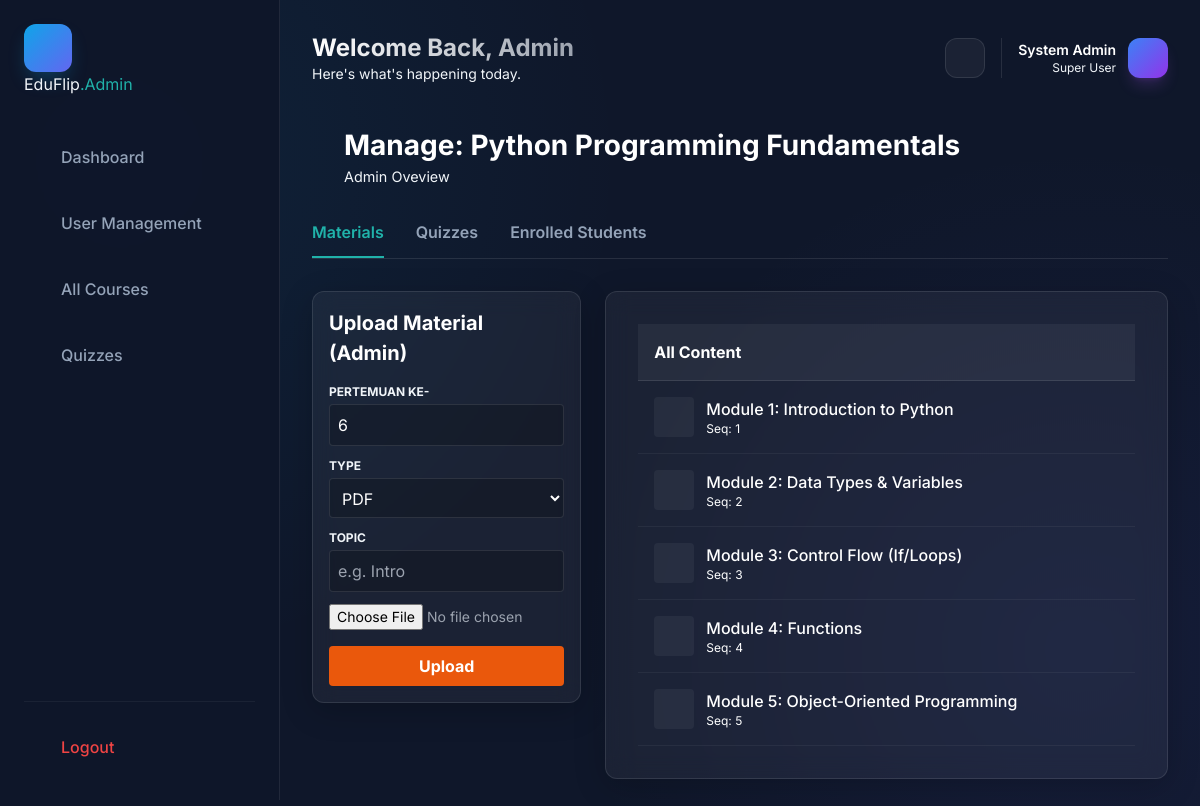
The app's page /web/public/admin/manage_course.php?id=3 (signed in) with its own data.
### tables this page shows
CREATE TABLE `courses` (
  `id` int NOT NULL AUTO_INCREMENT,
  `course_code` varchar(20) NOT NULL,
  `course_name` varchar(255) NOT NULL,
  `description` text,
  `thumbnail` varchar(255) DEFAULT NULL,
  `created_by` int NOT NULL,
  `category` enum('general','curriculum') DEFAULT 'general',
  `status` enum('draft','published','archived') DEFAULT 'draft',
  `created_at` timestamp NULL DEFAULT CURRENT_TIMESTAMP,
  `updated_at` timestamp NULL DEFAULT CURRENT_TIMESTAMP ON UPDATE CURRENT_TIMESTAMP,
  PRIMARY KEY (`id`),
  UNIQUE KEY `course_code` (`course_code`),
  KEY `created_by` (`created_by`),
  KEY `idx_status` (`status`),
  CONSTRAINT `courses_ibfk_1` FOREIGN KEY (`created_by`) REFERENCES `users` (`id`) ON DELETE CASCADE
);

CREATE TABLE `materials` (
  `id` int NOT NULL AUTO_INCREMENT,
  `course_id` int NOT NULL,
  `title` varchar(255) NOT NULL,
  `description` text,
  `file_path` varchar(500) DEFAULT NULL,
  `file_type` enum('pdf','video','slide','text','url') NOT NULL,
  `file_size` int DEFAULT NULL,
  `order_sequence` int DEFAULT '0',
  `prerequisite_material_id` int DEFAULT NULL,
  `requires_quiz_pass` tinyint(1) DEFAULT '0',
  `minimum_quiz_score` int DEFAULT '70',
  `uploaded_by` int NOT NULL,
  `status` enum('draft','published') DEFAULT 'published',
  `created_at` timestamp NULL DEFAULT CURRENT_TIMESTAMP,
  `updated_at` timestamp NULL DEFAULT CURRENT_TIMESTAMP ON UPDATE CURRENT_TIMESTAMP,
  PRIMARY KEY (`id`),
  KEY `prerequisite_material_id` (`prerequisite_material_id`),
  KEY `uploaded_by` (`uploaded_by`),
  KEY `idx_course` (`course_id`),
  KEY `idx_order` (`order_sequence`),
  CONSTRAINT `materials_ibfk_1` FOREIGN KEY (`course_id`) REFERENCES `courses` (`id`) ON DELETE CASCADE,
  CONSTRAINT `materials_ibfk_2` FOREIGN KEY (`prerequisite_material_id`) REFERENCES `materials` (`id`) ON DELETE SET NULL,
  CONSTRAINT `materials_ibfk_3` FOREIGN KEY (`uploaded_by`) REFERENCES `users` (`id`)
);

### web/public/admin/manage_course.php (the view, shortened to what this page needs)
<?php
require_once '../../includes/auth.php';
$course_id = $_GET['id'] ?? 0;
$stmt = $pdo->prepare("SELECT * FROM courses WHERE id = ?");
$stmt->execute([$course_id]);
$course = $stmt->fetch(PDO::FETCH_ASSOC);
$stmt = $pdo->prepare("SELECT * FROM materials WHERE course_id = ? ORDER BY order_sequence ASC, created_at DESC");
$stmt->execute([$course_id]);
$materials = $stmt->fetchAll(PDO::FETCH_ASSOC);
$activeTab = $_GET['tab'] ?? 'materials';
include 'includes/header.php';
?>
<div class="reveal-element">
    <div style="display: flex; align-items: center; gap: 1rem; margin-bottom: 2rem;">
        <a href="courses.php" class="btn btn-ghost" style="padding: 0.5rem;"><i class="ri-arrow-left-line"></i></a>
        <div>
            <h1 style="font-size: 1.75rem; font-weight: 700; margin: 0; color: white;">Manage: <?php echo htmlspecialchars($course['course_name']); ?></h1>
            <p class="text-muted" style="margin: 0; font-size: 0.9rem;">Admin Oveview</p>
        </div>
    </div>
    <div style="border-bottom: 1px solid rgba(255,255,255,0.1); margin-bottom: 2rem; display: flex; gap: 2rem;">
        <a href="?id=<?php echo $course_id; ?>&tab=materials" style="padding-bottom: 0.75rem; border-bottom: 2px solid <?php echo $activeTab == 'materials' ? '#20B2AA' : 'transparent'; ?>; color: <?php echo $activeTab == 'materials' ? '#20B2AA' : 'var(--text-muted)'; ?>; font-weight: 600; text-decoration: none;">Materials</a>
        <a href="?id=<?php echo $course_id; ?>&tab=quizzes" style="padding-bottom: 0.75rem; border-bottom: 2px solid <?php echo $activeTab == 'quizzes' ? '#20B2AA' : 'transparent'; ?>; color: <?php echo $activeTab == 'quizzes' ? '#20B2AA' : 'var(--text-muted)'; ?>; font-weight: 600; text-decoration: none;">Quizzes</a>
        <a href="?id=<?php echo $course_id; ?>&tab=students" style="padding-bottom: 0.75rem; border-bottom: 2px solid <?php echo $activeTab == 'students' ? '#20B2AA' : 'transparent'; ?>; color: <?php echo $activeTab == 'students' ? '#20B2AA' : 'var(--text-muted)'; ?>; font-weight: 600; text-decoration: none;">Enrolled Students</a>
    </div>
    <?php if ($activeTab == 'materials'): ?>
        <div class="grid grid-cols-1 lg:grid-cols-3 gap-6">
            <div class="lg:col-span-1">
                <div class="card p-4 bg-white/5 border border-white/10 rounded-xl">
                    <h3 class="font-bold text-white mb-4"><i class="ri-upload-cloud-2-line"></i> Upload Material (Admin)</h3>
                    <form method="POST" enctype="multipart/form-data">
                        <div class="mb-3">
                            <label class="block text-xs uppercase font-bold text-muted mb-1">Pertemuan Ke-</label>
                            <input type="number" name="meeting" value="<?php echo count($materials) + 1; ?>" class="w-full bg-black/20 border border-white/10 rounded p-2 text-white">
                        </div>
                        <div class="mb-3">
                            <label class="block text-xs uppercase font-bold text-muted mb-1">Type</label>
                            <select name="type" class="w-full bg-black/20 border border-white/10 rounded p-2 text-white">
                                <option value="pdf">PDF</option>
                            </select>
                        </div>
                        <div class="mb-3">
                            <label class="block text-xs uppercase font-bold text-muted mb-1">Topic</label>
                            <input type="text" name="topic" placeholder="e.g. Intro" required class="w-full bg-black/20 border border-white/10 rounded p-2 text-white">
                        </div>
                        <div class="mb-4">
                            <input type="file" name="file" required class="text-sm text-gray-400">
                        </div>
                        <button type="submit" class="w-full bg-orange-600 hover:bg-orange-500 text-white rounded p-2 font-bold">Upload</button>
                    </form>
                </div>
            </div>
            <div class="lg:col-span-2">
                 <div class="card bg-white/5 border border-white/10 rounded-xl overflow-hidden">
                    <div class="p-4 border-b border-white/10 bg-white/5 font-bold text-white">All Content</div>
                    <?php foreach ($materials as $mat): ?>
                        <div class="p-4 border-b border-white/5 flex justify-between items-center text-white">
                            <div class="flex items-center gap-3">
                                <div class="w-10 h-10 rounded bg-white/5 flex items-center justify-center">
                                </div>
                                <div>
                                    <div class="font-medium"><?php echo htmlspecialchars($mat['title']); ?></div>
                                    <div class="text-xs text-muted">Seq: <?php echo $mat['order_sequence']; ?></div>
                                </div>
                            </div>
                        </div>
                    <?php endforeach; ?>
                 </div>
            </div>
        </div>
    <?php endif; ?>
</div>
<?php include 'includes/footer.php'; ?>

### web/public/assets/css/main.css (style rules this page uses)
:root { --primary: #0f52ba; --secondary: #20b2aa; --accent: #ffd700; --bg-dark: #0f172a; --bg-darker: #020617; --bg-card: #1e293b; --bg-light: #f8fafc; --bg-white: #ffffff; --text-main: #f1f5f9; --text-muted: #94a3b8; --text-dark: #0f172a; --success: #10b981; --warning: #f59e0b; --danger: #ef4444; --font-main: "Inter", system-ui, -apple-system, sans-serif; --container-width: 1200px; --header-height: 80px; --radius-sm: 0.375rem; --radius-md: 0.5rem; --radius-lg: 1rem; --transition: all 0.3s ease; }
*, *::before, *::after { margin: 0; padding: 0; box-sizing: border-box; }
body { font-family: var(--font-main); background-color: var(--bg-dark); color: var(--text-main); line-height: 1.6; line-height: 1.6; overflow-x: hidden; width: 100%; }
a { text-decoration: none; color: inherit; transition: var(--transition); }
.flex { display: flex; }
.items-center { align-items: center; }
.justify-between { justify-content: space-between; }
.justify-center { justify-content: center; }
.gap-3 { gap: 1.5rem; }
.gap-6 { gap: 3rem; }
.grid { display: grid; }
.btn { display: inline-flex; align-items: center; justify-content: center; padding: 0.75rem 1.5rem; border-radius: var(--radius-md); font-weight: 600; cursor: pointer; transition: var(--transition); border: none; font-size: 1rem; }
.btn-ghost { background: transparent; color: var(--text-muted); }
.card { background: var(--bg-card); border: 1px solid rgba(255, 255, 255, 0.05); border-radius: var(--radius-lg); padding: 2rem; transition: var(--transition); }
.card h3 { margin-bottom: 1rem; font-size: 1.25rem; }
.reveal-element { opacity: 0; transform: translateY(30px); transition: opacity 0.8s ease-out, transform 0.8s ease-out; }
.reveal-element.animate-in { opacity: 1; transform: translateY(0); }
.card, .auth-card { background: rgba(30, 41, 59, 0.4); backdrop-filter: blur(12px); border: 1px solid rgba(255, 255, 255, 0.08); box-shadow: 0 8px 32px rgba(0, 0, 0, 0.2); }

### web/public/assets/css/admin.css (style rules this page uses)
:root { --admin-bg: #0f172a; --admin-card-bg: rgba(30, 41, 59, 0.7); --admin-card-border: rgba(255, 255, 255, 0.08); --admin-sidebar-bg: rgba(15, 23, 42, 0.95); --admin-accent: #0ea5e9; --admin-accent-glow: rgba(14, 165, 233, 0.3); --admin-text-main: #f8fafc; --admin-text-muted: #94a3b8; }
body { background-color: var(--admin-bg); background-image: radial-gradient(circle at 10% 20%, rgba(14, 165, 233, 0.08) 0%, transparent 40%), radial-gradient(circle at 90% 80%, rgba(99, 102, 241, 0.08) 0%, transparent 40%); background-attachment: fixed; }

### records on screen
courses: course_name "Python Programming Fundamentals"
materials: title "Module 1: Introduction to Python", order_sequence "1"
materials: title "Module 2: Data Types & Variables", order_sequence "2"
materials: title "Module 3: Control Flow (If/Loops)", order_sequence "3"
materials: title "Module 4: Functions", order_sequence "4"
materials: title "Module 5: Object-Oriented Programming", order_sequence "5"
